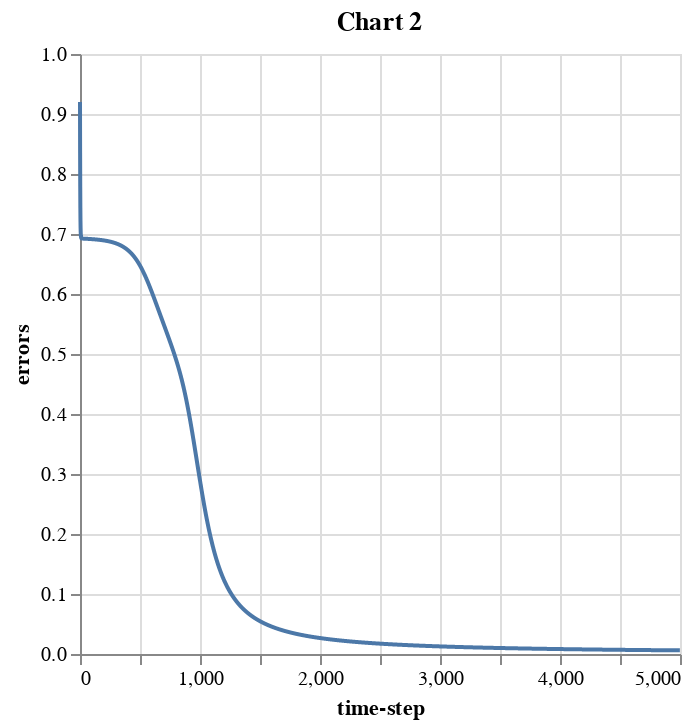

The cell this chart's notebook holds for it:
### Code cell
alt.data_transformers.disable_max_rows()
df = pd.DataFrame({"errors":errors, "time-step": np.arange(0, len(errors))})
alt.Chart(df).mark_line().encode(x="time-step", y="errors").properties(title='Chart 2')

### Figure 1 — Vega-Lite specification as saved in the notebook (floating-point values rounded to 4 significant figures; data arrays with more than 128 entries replaced by an {"elided": "..."} marker saying what was removed)
{"config": {"view": {"continuousWidth": 300, "continuousHeight": 300}}, "data": {"name": "data-2650342e3fc6f6c71202a2dcf22c6af5"}, "mark": {"type": "line"}, "encoding": {"x": {"field": "time-step", "type": "quantitative"}, "y": {"field": "errors", "type": "quantitative"}}, "title": "Chart 2", "$schema": "https://vega.github.io/schema/vega-lite/v5.20.1.json", "datasets": {"data-2650342e3fc6f6c71202a2dcf22c6af5": {"elided": "5000 records"}}}
